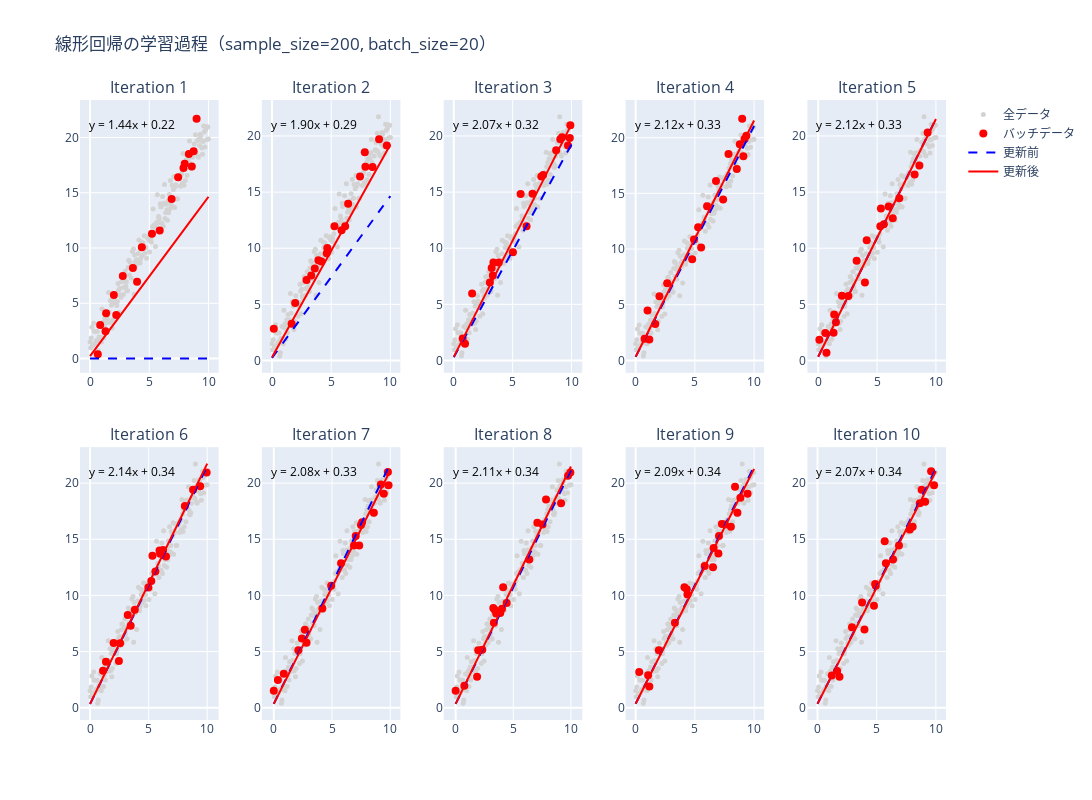

This figure's notebook cell:
### Markdown cell above
```{note}

[Linear Regressionの例](https://www.mladdict.com/linear-regression-simulator)

- モデル：入力データから出力を予測するための数学的表現やアルゴリズムです。例として、線形回帰、決定木、ニューラルネットワークなどが挙げられます。
- ハイパーパラメータ：モデルの学習プロセスを制御するための外部から設定されるパラメータです。ハイパーパラメータは学習データから自動的に学習されるものではなく、手動で設定されるか、ハイパーパラメータチューニングの技法を用いて最適な値を探索します。例えば、学習率、バッチサイズ、エポック数、ドロップアウト率のこと．この数値で決められたモデルの構造に従って学習は進められます。
- 重み：重みは、モデルの学習プロセス中にデータから自動的に調整・学習される内部パラメータです。重みは、入力特徴との関係性を学習し、最終的な予測を形成するのに役立ちます。一般的には、重みは、モデルの出力を調整して、実際のターゲットとの差を最小化することを目指します。学習はこの重みを試行錯誤して決めていく作業になります．

```

### Code cell
import numpy as np
import math
import plotly.graph_objects as go
from plotly.subplots import make_subplots

# ===== ハイパーパラメータ（hyperparameter） =====
sample_size = 200     # トレーニングデータ数
batch_size = 20     # バッチサイズ
lr = 0.01            # 学習率
epochs = 1           # 1エポックのみ（全データを1回学習）

# ===== データ生成 =====
np.random.seed(42)
X = np.linspace(0, 10, sample_size)
y = 2 * X + 1 + np.random.randn(sample_size) * 1.0  # 真の関係: y = 2x + 1 + ノイズ

# ===== モデルのパラメータ（parameter） =====
w, b = 0.0, 0.0

# ===== 自動調整設定 =====
num_iters = len(X) // batch_size
cols = min(5, num_iters)
rows = math.ceil(num_iters / cols)

# ===== Plotly版 plt.subplots 相当 =====
fig = make_subplots(
    rows=rows, cols=cols,
    subplot_titles=[f"Iteration {i+1}" for i in range(num_iters)],
    horizontal_spacing=0.05, vertical_spacing=0.12
)

# ===== 学習ループ =====
for t in range(num_iters):
    # --- ランダムにbatchを選択 ---
    batch_idx = np.random.choice(len(X), batch_size, replace=False)
    X_batch, y_batch = X[batch_idx], y[batch_idx]

    # --- 学習前の予測線 ---
    y_pred_before = w * X + b

    # --- 勾配計算 ---
    y_pred_batch = w * X_batch + b
    dw = -2 * np.mean(X_batch * (y_batch - y_pred_batch))
    db = -2 * np.mean(y_batch - y_pred_batch)

    # --- パラメータ更新 ---
    w_new = w - lr * dw
    b_new = b - lr * db

    # --- 学習後の予測線 ---
    y_pred_after = w_new * X + b_new

    # --- subplotの位置 ---
    row = t // cols + 1
    col = t % cols + 1

    # ===== データ描画 =====
    # 全データ（灰色）
    fig.add_trace(
        go.Scatter(
            x=X, y=y, mode='markers',
            marker=dict(color='lightgray', size=5),
            name='全データ',
            showlegend=(t == 0)
        ),
        row=row, col=col
    )
    # 現在のバッチ（赤）
    fig.add_trace(
        go.Scatter(
            x=X_batch, y=y_batch, mode='markers',
            marker=dict(color='red', size=8),
            name='バッチデータ',
            showlegend=(t == 0)
        ),
        row=row, col=col
    )
    # 更新前（青）
    fig.add_trace(
        go.Scatter(
            x=X, y=y_pred_before,
            mode='lines',
            line=dict(color='blue', dash='dash'),
            name='更新前',
            showlegend=(t == 0)
        ),
        row=row, col=col
    )
    # 更新後（赤）
    fig.add_trace(
        go.Scatter(
            x=X, y=y_pred_after,
            mode='lines',
            line=dict(color='red'),
            name='更新後',
            showlegend=(t == 0)
        ),
        row=row, col=col
    )

    # 回帰式（テキスト表示）
    xref = "x" if t == 0 else f"x{t+1}"
    yref = "y" if t == 0 else f"y{t+1}"
    fig.add_annotation(
        x=0.05, y=0.95,
        xref=f"{xref} domain", yref=f"{yref} domain",
        text=f"y = {w_new:.2f}x + {b_new:.2f}",
        showarrow=False,
        font=dict(size=12, color="black")
    )

    # パラメータ更新
    w, b = w_new, b_new

# ===== レイアウト =====
fig.update_layout(
    title=f"線形回帰の学習過程（sample_size={sample_size}, batch_size={batch_size}）",
    height=400 * rows,
    width=1500,
    showlegend=True,
)

fig.show()

### Figure 1 — Plotly figure (JSON) as saved in the notebook; plotly's stock layout.template omitted (floating-point values rounded to 4 significant figures; data arrays with more than 128 entries replaced by an {"elided": "..."} marker saying what was removed)
{"data": [{"marker": {"color": "lightgray", "size": 5}, "mode": "markers", "name": "全データ", "showlegend": true, "type": "scatter", "x": {"elided": "200 float values"}, "xaxis": "x", "y": {"elided": "200 float values"}, "yaxis": "y"}, {"marker": {"color": "red", "size": 8}, "mode": "markers", "name": "バッチデータ", "showlegend": true, "type": "scatter", "x": [0.8543, 3.97, 5.226, 8.744, 7.437, 7.889, 8.995, 2.764, 1.307, 0.6533, 8.593, 7.99, 4.372, 5.879, 2.01, 2.211, 1.357, 8.342, 3.618, 6.884], "xaxis": "x", "y": [3.023, 6.952, 11.29, 18.76, 16.4, 17.25, 21.71, 7.459, 2.462, 0.3933, 17.37, 17.64, 10.07, 11.59, 5.759, 3.944, 4.089, 18.51, 8.2, 14.45], "yaxis": "y"}, {"line": {"color": "blue", "dash": "dash"}, "mode": "lines", "name": "更新前", "showlegend": true, "type": "scatter", "x": {"elided": "200 float values"}, "xaxis": "x", "y": {"elided": "200 int values"}, "yaxis": "y"}, {"line": {"color": "red"}, "mode": "lines", "name": "更新後", "showlegend": true, "type": "scatter", "x": {"elided": "200 float values"}, "xaxis": "x", "y": {"elided": "200 float values"}, "yaxis": "y"}, {"marker": {"color": "lightgray", "size": 5}, "mode": "markers", "name": "全データ", "showlegend": false, "type": "scatter", "x": {"elided": "200 float values"}, "xaxis": "x2", "y": {"elided": "200 float values"}, "yaxis": "y2"}, {"marker": {"color": "red", "size": 8}, "mode": "markers", "name": "バッチデータ", "showlegend": false, "type": "scatter", "x": [6.432, 1.658, 5.879, 4.171, 7.839, 7.889, 1.96, 7.437, 0.1508, 4.623, 4.673, 6.181, 8.492, 2.915, 3.317, 3.92, 3.618, 9.698, 5.276, 9.045], "xaxis": "x2", "y": [13.96, 3.259, 11.59, 8.823, 18.54, 17.25, 5.116, 16.4, 2.825, 9.544, 10.02, 11.96, 17.23, 7.16, 7.561, 8.931, 8.2, 19.15, 11.96, 19.72], "yaxis": "y2"}, {"line": {"color": "blue", "dash": "dash"}, "mode": "lines", "name": "更新前", "showlegend": false, "type": "scatter", "x": {"elided": "200 float values"}, "xaxis": "x2", "y": {"elided": "200 float values"}, "yaxis": "y2"}, {"line": {"color": "red"}, "mode": "lines", "name": "更新後", "showlegend": false, "type": "scatter", "x": {"elided": "200 float values"}, "xaxis": "x2", "y": {"elided": "200 float values"}, "yaxis": "y2"}, {"marker": {"color": "lightgray", "size": 5}, "mode": "markers", "name": "全データ", "showlegend": false, "type": "scatter", "x": {"elided": "200 float values"}, "xaxis": "x3", "y": {"elided": "200 float values"}, "yaxis": "y3"}, {"marker": {"color": "red", "size": 8}, "mode": "markers", "name": "バッチデータ", "showlegend": false, "type": "scatter", "x": [1.558, 9.698, 6.181, 9.196, 3.317, 3.216, 3.065, 8.693, 5.678, 9.899, 7.437, 3.367, 9.849, 5.025, 0.7538, 7.588, 3.819, 9.045, 6.683, 0.9548], "xaxis": "x3", "y": [5.968, 19.15, 11.96, 19.87, 7.561, 8.245, 6.945, 18.73, 14.82, 20.95, 16.4, 8.737, 19.81, 9.635, 1.945, 16.52, 8.725, 19.72, 14.84, 1.497], "yaxis": "y3"}, {"line": {"color": "blue", "dash": "dash"}, "mode": "lines", "name": "更新前", "showlegend": false, "type": "scatter", "x": {"elided": "200 float values"}, "xaxis": "x3", "y": {"elided": "200 float values"}, "yaxis": "y3"}, {"line": {"color": "red"}, "mode": "lines", "name": "更新後", "showlegend": false, "type": "scatter", "x": {"elided": "200 float values"}, "xaxis": "x3", "y": {"elided": "200 float values"}, "yaxis": "y3"}, {"marker": {"color": "lightgray", "size": 5}, "mode": "markers", "name": "全データ", "showlegend": false, "type": "scatter", "x": {"elided": "200 float values"}, "xaxis": "x4", "y": {"elided": "200 float values"}, "yaxis": "y4"}, {"marker": {"color": "red", "size": 8}, "mode": "markers", "name": "バッチデータ", "showlegend": false, "type": "scatter", "x": [4.774, 8.543, 0.7538, 1.005, 9.347, 2.01, 6.03, 9.196, 9.095, 8.794, 5.528, 2.663, 8.995, 4.925, 7.839, 6.784, 5.276, 1.658, 1.156, 7.387], "xaxis": "x4", "y": [9.084, 17.2, 1.945, 4.476, 20.17, 5.759, 13.85, 19.87, 18.33, 19.42, 10.14, 6.938, 21.71, 10.85, 18.54, 16.12, 11.96, 3.259, 1.887, 14.45], "yaxis": "y4"}, {"line": {"color": "blue", "dash": "dash"}, "mode": "lines", "name": "更新前", "showlegend": false, "type": "scatter", "x": {"elided": "200 float values"}, "xaxis": "x4", "y": {"elided": "200 float values"}, "yaxis": "y4"}, {"line": {"color": "red"}, "mode": "lines", "name": "更新後", "showlegend": false, "type": "scatter", "x": {"elided": "200 float values"}, "xaxis": "x4", "y": {"elided": "200 float values"}, "yaxis": "y4"}, {"marker": {"color": "lightgray", "size": 5}, "mode": "markers", "name": "全データ", "showlegend": false, "type": "scatter", "x": {"elided": "200 float values"}, "xaxis": "x5", "y": {"elided": "200 float values"}, "yaxis": "y5"}, {"marker": {"color": "red", "size": 8}, "mode": "markers", "name": "バッチデータ", "showlegend": false, "type": "scatter", "x": [0.1005, 5.327, 0.7035, 8.191, 6.884, 4.121, 5.98, 1.508, 2.563, 1.307, 3.97, 3.266, 9.296, 2.01, 8.593, 0.603, 5.276, 1.357, 5.578, 6.332], "xaxis": "x5", "y": [1.849, 13.54, 0.6821, 16.56, 14.45, 10.72, 13.71, 3.413, 5.741, 2.462, 6.952, 8.889, 20.31, 5.759, 17.37, 2.448, 11.96, 4.089, 12.13, 12.67], "yaxis": "y5"}, {"line": {"color": "blue", "dash": "dash"}, "mode": "lines", "name": "更新前", "showlegend": false, "type": "scatter", "x": {"elided": "200 float values"}, "xaxis": "x5", "y": {"elided": "200 float values"}, "yaxis": "y5"}, {"line": {"color": "red"}, "mode": "lines", "name": "更新後", "showlegend": false, "type": "scatter", "x": {"elided": "200 float values"}, "xaxis": "x5", "y": {"elided": "200 float values"}, "yaxis": "y5"}, {"marker": {"color": "lightgray", "size": 5}, "mode": "markers", "name": "全データ", "showlegend": false, "type": "scatter", "x": {"elided": "200 float values"}, "xaxis": "x6", "y": {"elided": "200 float values"}, "yaxis": "y6"}, {"marker": {"color": "red", "size": 8}, "mode": "markers", "name": "バッチデータ", "showlegend": false, "type": "scatter", "x": [1.357, 5.226, 3.467, 5.98, 1.106, 5.327, 2.462, 6.231, 8.794, 6.482, 9.95, 5.578, 9.397, 3.216, 8.09, 2.01, 5.93, 3.819, 4.975, 2.563], "xaxis": "x6", "y": [4.089, 11.29, 7.29, 13.71, 3.279, 13.54, 4.162, 14.05, 19.42, 13.46, 20.96, 12.13, 19.72, 8.245, 17.97, 5.759, 14.0, 8.725, 10.72, 5.741], "yaxis": "y6"}, {"line": {"color": "blue", "dash": "dash"}, "mode": "lines", "name": "更新前", "showlegend": false, "type": "scatter", "x": {"elided": "200 float values"}, "xaxis": "x6", "y": {"elided": "200 float values"}, "yaxis": "y6"}, {"line": {"color": "red"}, "mode": "lines", "name": "更新後", "showlegend": false, "type": "scatter", "x": {"elided": "200 float values"}, "xaxis": "x6", "y": {"elided": "200 float values"}, "yaxis": "y6"}, {"marker": {"color": "lightgray", "size": 5}, "mode": "markers", "name": "全データ", "showlegend": false, "type": "scatter", "x": {"elided": "200 float values"}, "xaxis": "x7", "y": {"elided": "200 float values"}, "yaxis": "y7"}, {"marker": {"color": "red", "size": 8}, "mode": "markers", "name": "バッチデータ", "showlegend": false, "type": "scatter", "x": [2.663, 5.779, 9.447, 2.111, 4.171, 7.588, 0.8543, 9.849, 7.035, 7.487, 0.3518, 8.593, 4.925, 9.196, 6.884, 7.337, 2.412, 2.814, 0, 9.799], "xaxis": "x7", "y": [6.938, 12.86, 19.05, 5.105, 8.823, 16.52, 3.023, 19.81, 15.3, 16.27, 2.471, 17.37, 10.85, 19.87, 14.45, 14.44, 6.168, 5.789, 1.497, 20.98], "yaxis": "y7"}, {"line": {"color": "blue", "dash": "dash"}, "mode": "lines", "name": "更新前", "showlegend": false, "type": "scatter", "x": {"elided": "200 float values"}, "xaxis": "x7", "y": {"elided": "200 float values"}, "yaxis": "y7"}, {"line": {"color": "red"}, "mode": "lines", "name": "更新後", "showlegend": false, "type": "scatter", "x": {"elided": "200 float values"}, "xaxis": "x7", "y": {"elided": "200 float values"}, "yaxis": "y7"}, {"marker": {"color": "lightgray", "size": 5}, "mode": "markers", "name": "全データ", "showlegend": false, "type": "scatter", "x": {"elided": "200 float values"}, "xaxis": "x8", "y": {"elided": "200 float values"}, "yaxis": "y8"}, {"marker": {"color": "red", "size": 8}, "mode": "markers", "name": "バッチデータ", "showlegend": false, "type": "scatter", "x": [3.367, 4.02, 3.869, 0.7538, 7.085, 9.749, 2.312, 3.317, 4.422, 9.146, 3.518, 6.382, 7.839, 0, 7.538, 1.96, 9.95, 4.121, 3.266, 1.859], "xaxis": "x8", "y": [8.737, 8.821, 8.44, 1.945, 16.48, 20.67, 5.162, 7.561, 9.314, 18.22, 8.397, 13.2, 18.54, 1.497, 16.33, 5.116, 20.96, 10.72, 8.889, 2.759], "yaxis": "y8"}, {"line": {"color": "blue", "dash": "dash"}, "mode": "lines", "name": "更新前", "showlegend": false, "type": "scatter", "x": {"elided": "200 float values"}, "xaxis": "x8", "y": {"elided": "200 float values"}, "yaxis": "y8"}, {"line": {"color": "red"}, "mode": "lines", "name": "更新後", "showlegend": false, "type": "scatter", "x": {"elided": "200 float values"}, "xaxis": "x8", "y": {"elided": "200 float values"}, "yaxis": "y8"}, {"marker": {"color": "lightgray", "size": 5}, "mode": "markers", "name": "全データ", "showlegend": false, "type": "scatter", "x": {"elided": "200 float values"}, "xaxis": "x9", "y": {"elided": "200 float values"}, "yaxis": "y9"}, {"marker": {"color": "red", "size": 8}, "mode": "markers", "name": "バッチデータ", "showlegend": false, "type": "scatter", "x": [8.844, 8.593, 7.035, 0.3015, 6.583, 4.372, 4.121, 6.985, 5.829, 1.055, 9.447, 4.322, 8.392, 1.96, 8.04, 3.317, 7.538, 1.156, 6.533, 7.286], "xaxis": "x9", "y": [18.7, 17.37, 15.3, 3.182, 14.23, 10.07, 10.72, 13.74, 12.62, 2.885, 19.05, 10.56, 19.68, 5.116, 16.11, 7.561, 16.33, 1.887, 12.51, 16.35], "yaxis": "y9"}, {"line": {"color": "blue", "dash": "dash"}, "mode": "lines", "name": "更新前", "showlegend": false, "type": "scatter", "x": {"elided": "200 float values"}, "xaxis": "x9", "y": {"elided": "200 float values"}, "yaxis": "y9"}, {"line": {"color": "red"}, "mode": "lines", "name": "更新後", "showlegend": false, "type": "scatter", "x": {"elided": "200 float values"}, "xaxis": "x9", "y": {"elided": "200 float values"}, "yaxis": "y9"}, {"marker": {"color": "lightgray", "size": 5}, "mode": "markers", "name": "全データ", "showlegend": false, "type": "scatter", "x": {"elided": "200 float values"}, "xaxis": "x10", "y": {"elided": "200 float values"}, "yaxis": "y10"}, {"marker": {"color": "red", "size": 8}, "mode": "markers", "name": "バッチデータ", "showlegend": false, "type": "scatter", "x": [7.789, 2.915, 3.769, 8.794, 6.382, 3.97, 1.658, 4.874, 1.206, 5.678, 9.095, 9.849, 9.598, 4.774, 5.779, 8.643, 6.884, 8.04, 4.925, 1.859], "xaxis": "x10", "y": [15.86, 7.16, 9.36, 19.42, 13.2, 6.952, 3.259, 11.01, 2.868, 14.82, 18.33, 19.81, 21.05, 9.084, 12.86, 18.21, 14.45, 16.11, 10.85, 2.759], "yaxis": "y10"}, {"line": {"color": "blue", "dash": "dash"}, "mode": "lines", "name": "更新前", "showlegend": false, "type": "scatter", "x": {"elided": "200 float values"}, "xaxis": "x10", "y": {"elided": "200 float values"}, "yaxis": "y10"}, {"line": {"color": "red"}, "mode": "lines", "name": "更新後", "showlegend": false, "type": "scatter", "x": {"elided": "200 float values"}, "xaxis": "x10", "y": {"elided": "200 float values"}, "yaxis": "y10"}], "layout": {"annotations": [{"font": {"size": 16}, "showarrow": false, "text": "Iteration 1", "x": 0.08, "xanchor": "center", "xref": "paper", "y": 1, "yanchor": "bottom", "yref": "paper"}, {"font": {"size": 16}, "showarrow": false, "text": "Iteration 2", "x": 0.29, "xanchor": "center", "xref": "paper", "y": 1, "yanchor": "bottom", "yref": "paper"}, {"font": {"size": 16}, "showarrow": false, "text": "Iteration 3", "x": 0.5, "xanchor": "center", "xref": "paper", "y": 1, "yanchor": "bottom", "yref": "paper"}, {"font": {"size": 16}, "showarrow": false, "text": "Iteration 4", "x": 0.71, "xanchor": "center", "xref": "paper", "y": 1, "yanchor": "bottom", "yref": "paper"}, {"font": {"size": 16}, "showarrow": false, "text": "Iteration 5", "x": 0.92, "xanchor": "center", "xref": "paper", "y": 1, "yanchor": "bottom", "yref": "paper"}, {"font": {"size": 16}, "showarrow": false, "text": "Iteration 6", "x": 0.08, "xanchor": "center", "xref": "paper", "y": 0.44, "yanchor": "bottom", "yref": "paper"}, {"font": {"size": 16}, "showarrow": false, "text": "Iteration 7", "x": 0.29, "xanchor": "center", "xref": "paper", "y": 0.44, "yanchor": "bottom", "yref": "paper"}, {"font": {"size": 16}, "showarrow": false, "text": "Iteration 8", "x": 0.5, "xanchor": "center", "xref": "paper", "y": 0.44, "yanchor": "bottom", "yref": "paper"}, {"font": {"size": 16}, "showarrow": false, "text": "Iteration 9", "x": 0.71, "xanchor": "center", "xref": "paper", "y": 0.44, "yanchor": "bottom", "yref": "paper"}, {"font": {"size": 16}, "showarrow": false, "text": "Iteration 10", "x": 0.92, "xanchor": "center", "xref": "paper", "y": 0.44, "yanchor": "bottom", "yref": "paper"}, {"font": {"color": "black", "size": 12}, "showarrow": false, "text": "y = 1.44x + 0.22", "x": 0.05, "xref": "x domain", "y": 0.95, "yref": "y domain"}, {"font": {"color": "black", "size": 12}, "showarrow": false, "text": "y = 1.90x + 0.29", "x": 0.05, "xref": "x2 domain", "y": 0.95, "yref": "y2 domain"}, {"font": {"color": "black", "size": 12}, "showarrow": false, "text": "y = 2.07x + 0.32", "x": 0.05, "xref": "x3 domain", "y": 0.95, "yref": "y3 domain"}, {"font": {"color": "black", "size": 12}, "showarrow": false, "text": "y = 2.12x + 0.33", "x": 0.05, "xref": "x4 domain", "y": 0.95, "yref": "y4 domain"}, {"font": {"color": "black", "size": 12}, "showarrow": false, "text": "y = 2.12x + 0.33", "x": 0.05, "xref": "x5 domain", "y": 0.95, "yref": "y5 domain"}, {"font": {"color": "black", "size": 12}, "showarrow": false, "text": "y = 2.14x + 0.34", "x": 0.05, "xref": "x6 domain", "y": 0.95, "yref": "y6 domain"}, {"font": {"color": "black", "size": 12}, "showarrow": false, "text": "y = 2.08x + 0.33", "x": 0.05, "xref": "x7 domain", "y": 0.95, "yref": "y7 domain"}, {"font": {"color": "black", "size": 12}, "showarrow": false, "text": "y = 2.11x + 0.34", "x": 0.05, "xref": "x8 domain", "y": 0.95, "yref": "y8 domain"}, {"font": {"color": "black", "size": 12}, "showarrow": false, "text": "y = 2.09x + 0.34", "x": 0.05, "xref": "x9 domain", "y": 0.95, "yref": "y9 domain"}, {"font": {"color": "black", "size": 12}, "showarrow": false, "text": "y = 2.07x + 0.34", "x": 0.05, "xref": "x10 domain", "y": 0.95, "yref": "y10 domain"}], "height": 800, "showlegend": true, "title": {"text": "線形回帰の学習過程（sample_size=200, batch_size=20）"}, "width": 1500, "xaxis": {"anchor": "y", "domain": [0, 0.16]}, "xaxis10": {"anchor": "y10", "domain": [0.84, 1]}, "xaxis2": {"anchor": "y2", "domain": [0.21, 0.37]}, "xaxis3": {"anchor": "y3", "domain": [0.42, 0.58]}, "xaxis4": {"anchor": "y4", "domain": [0.63, 0.79]}, "xaxis5": {"anchor": "y5", "domain": [0.84, 1]}, "xaxis6": {"anchor": "y6", "domain": [0, 0.16]}, "xaxis7": {"anchor": "y7", "domain": [0.21, 0.37]}, "xaxis8": {"anchor": "y8", "domain": [0.42, 0.58]}, "xaxis9": {"anchor": "y9", "domain": [0.63, 0.79]}, "yaxis": {"anchor": "x", "domain": [0.56, 1]}, "yaxis10": {"anchor": "x10", "domain": [0, 0.44]}, "yaxis2": {"anchor": "x2", "domain": [0.56, 1]}, "yaxis3": {"anchor": "x3", "domain": [0.56, 1]}, "yaxis4": {"anchor": "x4", "domain": [0.56, 1]}, "yaxis5": {"anchor": "x5", "domain": [0.56, 1]}, "yaxis6": {"anchor": "x6", "domain": [0, 0.44]}, "yaxis7": {"anchor": "x7", "domain": [0, 0.44]}, "yaxis8": {"anchor": "x8", "domain": [0, 0.44]}, "yaxis9": {"anchor": "x9", "domain": [0, 0.44]}}}
